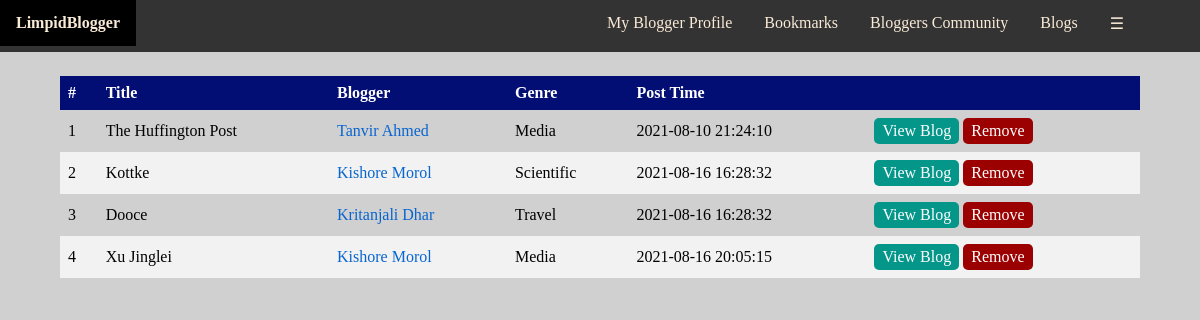
Page /views/Blogger/MyBookmarks.php (signed in) on the committed database.
### tables this page shows
CREATE TABLE `bookmarks` (
  `id` int(11) NOT NULL,
  `blog_id` int(11) NOT NULL,
  `bookmarked_by` int(11) NOT NULL
);

CREATE TABLE `blogs` (
  `id` int(11) NOT NULL,
  `title` varchar(255) NOT NULL,
  `content` text NOT NULL,
  `post_time` datetime NOT NULL DEFAULT current_timestamp(),
  `comment_count` int(11) DEFAULT 0,
  `bookmark_count` int(11) DEFAULT 0,
  `category_id` int(11) NOT NULL,
  `blogstatus_id` int(11) NOT NULL,
  `blogged_by` int(11) NOT NULL
);

CREATE TABLE `bloggers` (
  `id` int(11) NOT NULL,
  `name` varchar(255) NOT NULL,
  `contact` varchar(255) NOT NULL,
  `blood_group` varchar(255) NOT NULL,
  `gender` varchar(255) NOT NULL,
  `birth_date` date NOT NULL,
  `login_id` int(11) NOT NULL
);

CREATE TABLE `categories` (
  `id` int(11) NOT NULL,
  `category` varchar(255) NOT NULL
);

### models/DBC.php (called while the page is built, shortened)
<?php
$serverName="localhost";
$userName="root";
$password="";
$dbName="limpidbloggers_db";
function get($query)
{
	$data=array();
	global $serverName,$userName,$password,$dbName;
	try
	{
		$conn=mysqli_connect($serverName,$userName,$password,$dbName);
		$result=mysqli_query($conn,$query);
		if(mysqli_num_rows($result) > 0)
		{
			while($row=mysqli_fetch_assoc($result))
			{
				$entity=array();
				foreach($row as $k=>$v)
				{
					$entity[$k]=$row[$k];
				}
				$data[]=$entity;
			}
		}
		return $data;
	}
	catch (Exception $e)
	{
		throw $e->getMessage();
		return $data;
		mysqli_close($conn);
	}
}
?>

### models/BookmarkModel.php (called while the page is built, shortened)
<?php
require_once 'DBC.php';
function getBookmarksByOwner($data)
{
	$result = null;
	try
	{
		$query = "SELECT bookmarks.*, blogs.title, blogs.post_time, blogs.blogged_by, categories.category as category, bloggers.name as blogger_name, bloggers.id as blogger_id FROM `bookmarks` ";
		$query .= "INNER JOIN `blogs` ON bookmarks.blog_id = blogs.id ";
		$query .= "INNER JOIN `categories` ON blogs.category_id = categories.id ";
		$query .= "INNER JOIN `bloggers`ON blogs.blogged_by = bloggers.id ";
		$query .= "WHERE bookmarks.`bookmarked_by`='$data';";
		$result=get($query);
		if($result != null)
		{
			return $result;
		}
		else
		{
			return $result;
		}
	}
	catch(Exception $e)
	{
		throw $e->getMessage();
		return $result;
	}
}
?>

### controllers/MyBookmarksController.php (the view, shortened to what this page needs)
<?php
require_once '../../models/BookmarkModel.php';
function loadMyBookmarks()
{
    $bloggers = getBookmarksByOwner(unserialize($_COOKIE["userInfo"])["id"]);
    $content = "";
    $Sl = 1;
    if(sizeof($bloggers) > 0 && $bloggers != null)
    {
        foreach($bloggers as $data)
        {
            $content .= '<tr>';
            $content .=        '<td>'.$Sl.'</td>';
            $content .=        '<td>'.$data["title"].'</td>';
            $content .=        '<td><a class="ancorText3" href="https://localhost/LimpidBloggers/views/Blogger/BloggerProfile.php?id='.$data["blogger_id"].'">'.$data["blogger_name"].'</a></td>';
            $content .=        '<td>'.$data["category"].'</td>';
            $content .=        '<td>'.$data["post_time"].'</td>';
            $content .=        '<td align="middle">';
            $content .=             '<a class="linkBtn1" href="https://localhost/LimpidBloggers/views/Common/Blog.php?id='.$data["blog_id"].'">View Blog</a>&nbsp;';
            $content .=             '<a class="linkBtn4" onclick="return confirm_delete();" href="https://localhost/LimpidBloggers/controllers/api/DeleteMyBookmark.php?id='.$data["id"].'">Remove</a>';
            $content .=        '</td>';
            $content .='</tr>';
            $Sl += 1;
        }
    }
    else
    {
        $content .= '<tr><td colspan="6" align="middle"><h2 class="error2">NO BLOGGERS FOUND.</h2></td></tr>';
    }
    echo $content;
}
?>

### assets/css/navigationbar.css (style rules this page uses)
body { margin:0; }

### assets/css/texts.css (style rules this page uses)
.ancorText3:link { color: rgb(7, 101, 207); text-decoration: none; }

### assets/css/buttons.css (style rules this page uses)
.linkBtn1:link, .linkBtn1:visited { background-color: #05968a; color: white; padding: 4px 8px; text-align: center; text-decoration: none; display: inline-block; border-radius: 5px; }
.linkBtn4:link, .linkBtn4:visited { background-color: #9b0101; color: white; padding: 4px 8px; text-align: center; text-decoration: none; display: inline-block; border-radius: 5px; }

### assets/css/tables.css (style rules this page uses)
.table2 th, .table2 td { text-align: left; padding: 8px; }
.table2 tr:nth-child(even) { background-color: #f2f2f2 }

### rows in the picture
bookmarks: blog.title "The Huffington Post", bloggers.name "Tanvir Ahmed", categories.category "Media", blog.post_time "2021-08-10 21:24:10"
bookmarks: blog.title "Kottke", bloggers.name "Kishore Morol", categories.category "Scientific", blog.post_time "2021-08-16 16:28:32"
bookmarks: blog.title "Dooce", bloggers.name "Kritanjali Dhar", categories.category "Travel", blog.post_time "2021-08-16 16:28:32"
bookmarks: blog.title "Xu Jinglei", bloggers.name "Kishore Morol", categories.category "Media", blog.post_time "2021-08-16 20:05:15"
